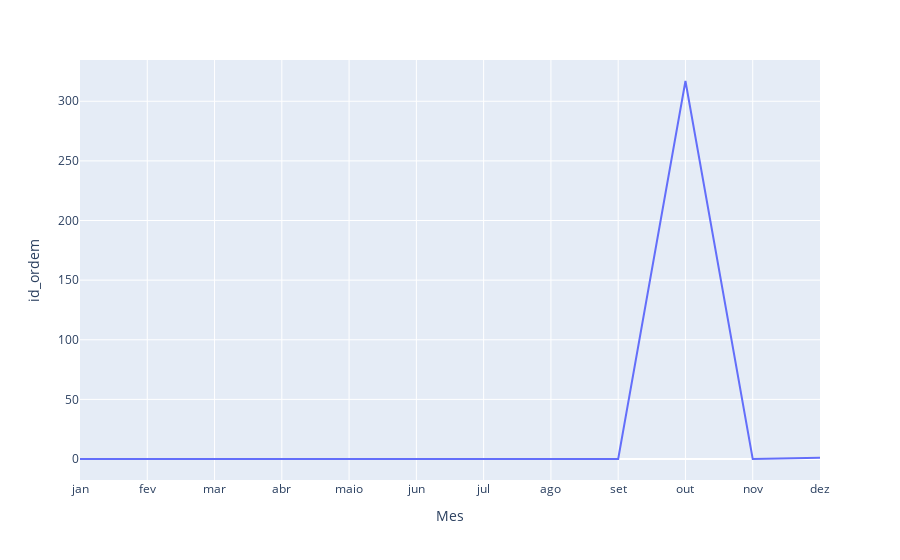
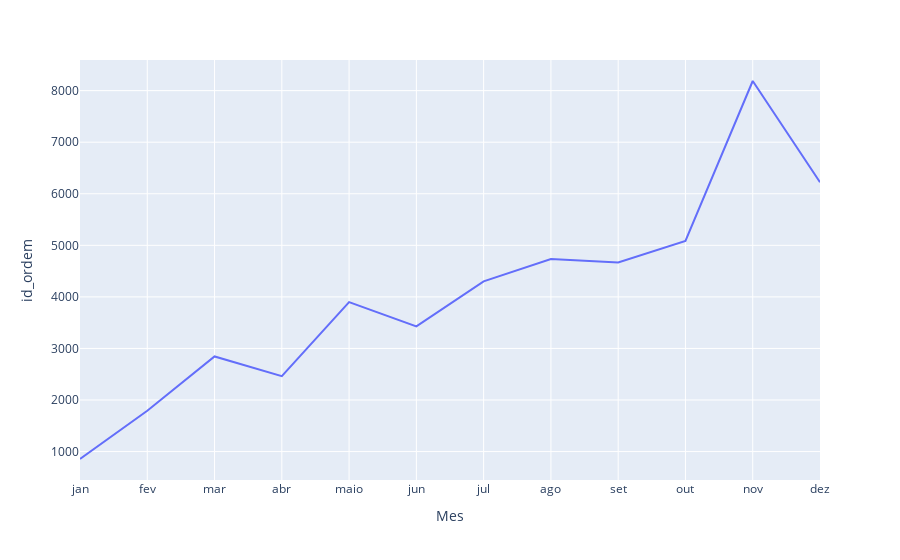
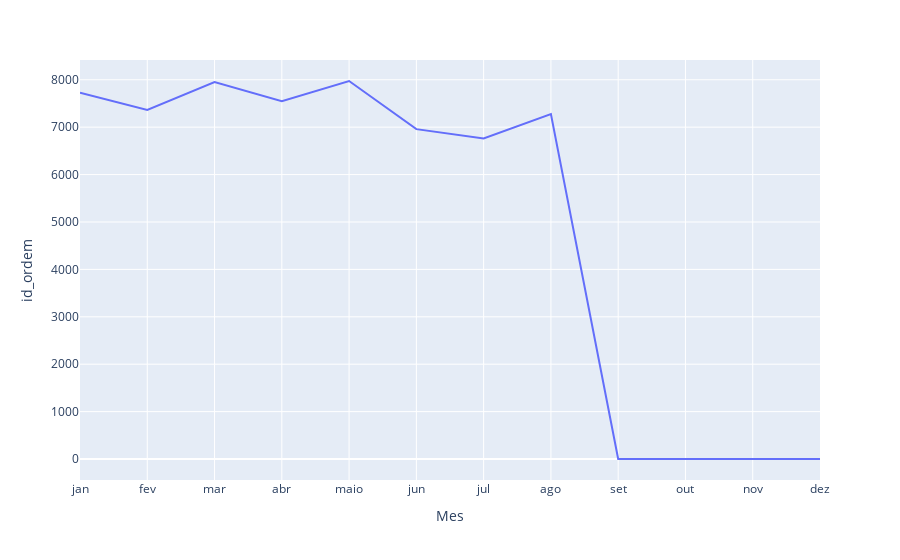

The notebook cell saved with these charts, in order:
### Code cell
linha_contagem_plotly(2016,base)
linha_contagem_plotly(2017,base)
linha_contagem_plotly(2018,base)

### Figure 1 — Plotly figure (JSON) as saved in the notebook; plotly's stock layout.template omitted (floating-point values rounded to 4 significant figures)
{"data": [{"hovertemplate": "Mes=%{x}<br>id_ordem=%{y}<extra></extra>", "legendgroup": "", "line": {"color": "#636efa", "dash": "solid"}, "marker": {"symbol": "circle"}, "mode": "lines", "name": "", "orientation": "v", "showlegend": false, "type": "scatter", "x": ["jan", "fev", "mar", "abr", "maio", "jun", "jul", "ago", "set", "out", "nov", "dez"], "xaxis": "x", "y": [0, 0, 0, 0, 0, 0, 0, 0, 0, 317, 0, 1], "yaxis": "y"}], "layout": {"legend": {"tracegroupgap": 0}, "margin": {"t": 60}, "xaxis": {"anchor": "y", "domain": [0, 1], "title": {"text": "Mes"}}, "yaxis": {"anchor": "x", "domain": [0, 1], "title": {"text": "id_ordem"}}}}

### Figure 2 — Plotly figure (JSON) as saved in the notebook; plotly's stock layout.template omitted (floating-point values rounded to 4 significant figures)
{"data": [{"hovertemplate": "Mes=%{x}<br>id_ordem=%{y}<extra></extra>", "legendgroup": "", "line": {"color": "#636efa", "dash": "solid"}, "marker": {"symbol": "circle"}, "mode": "lines", "name": "", "orientation": "v", "showlegend": false, "type": "scatter", "x": ["jan", "fev", "mar", "abr", "maio", "jun", "jul", "ago", "set", "out", "nov", "dez"], "xaxis": "x", "y": [856, 1791, 2845, 2464, 3898, 3428, 4300, 4736, 4669, 5084, 8187, 6224], "yaxis": "y"}], "layout": {"legend": {"tracegroupgap": 0}, "margin": {"t": 60}, "xaxis": {"anchor": "y", "domain": [0, 1], "title": {"text": "Mes"}}, "yaxis": {"anchor": "x", "domain": [0, 1], "title": {"text": "id_ordem"}}}}

### Figure 3 — Plotly figure (JSON) as saved in the notebook; plotly's stock layout.template omitted (floating-point values rounded to 4 significant figures)
{"data": [{"hovertemplate": "Mes=%{x}<br>id_ordem=%{y}<extra></extra>", "legendgroup": "", "line": {"color": "#636efa", "dash": "solid"}, "marker": {"symbol": "circle"}, "mode": "lines", "name": "", "orientation": "v", "showlegend": false, "type": "scatter", "x": ["jan", "fev", "mar", "abr", "maio", "jun", "jul", "ago", "set", "out", "nov", "dez"], "xaxis": "x", "y": [7725, 7362, 7950, 7548, 7974, 6959, 6763, 7276, 0, 0, 0, 0], "yaxis": "y"}], "layout": {"legend": {"tracegroupgap": 0}, "margin": {"t": 60}, "xaxis": {"anchor": "y", "domain": [0, 1], "title": {"text": "Mes"}}, "yaxis": {"anchor": "x", "domain": [0, 1], "title": {"text": "id_ordem"}}}}
